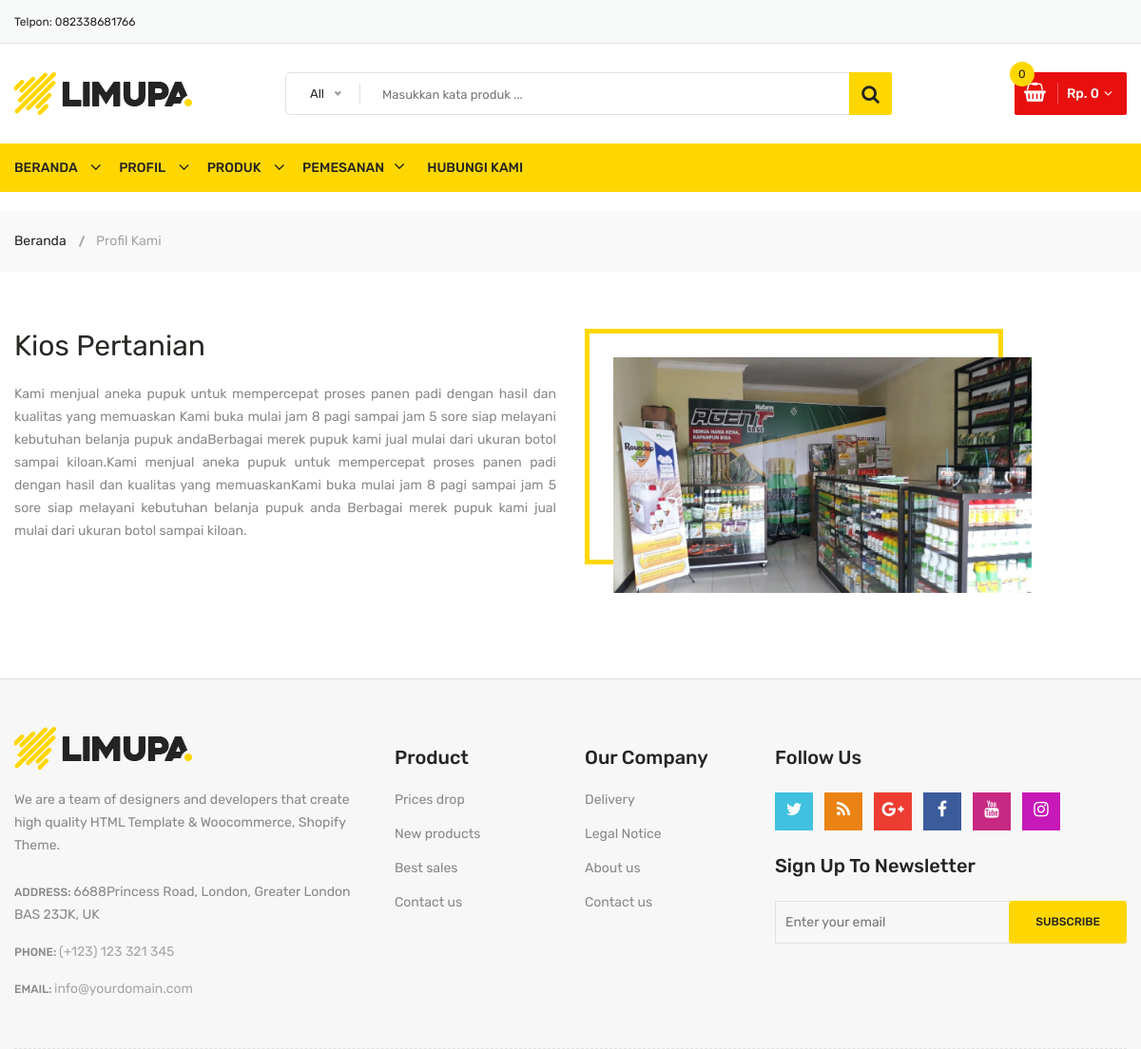
Screenshot of /profil-kami with the database file from the repository.
### handoyo/models.py (models this page shows)
class Statis(models.Model):
    alamat_kami = models.TextField(max_length=200, blank=False, null=True)
    telpon = models.CharField(max_length=200, blank=False, null=True)
    email = models.EmailField(max_length=200, blank=False, null=True)
    class Meta:
        verbose_name_plural ="Data Statis"

class Profil(models.Model):
    nama = models.CharField(max_length=200, blank=False, null=True)
    keterangan = RichTextField(blank=True, null=True)
    gambar = models.ImageField(upload_to='gambar/profil', blank=False, null=True, verbose_name="Gambar (1920 x 1200 pixel)")
    tanggal_upload= models.DateTimeField(auto_now_add=True, null=True)
    class Meta:
        verbose_name_plural ="Data Profil"

### handoyo/views.py (the view)
# urls.py: path('profil-kami', views.profil, name='profil'),
def profil(request):
    profil = Profil.objects.all().order_by('-id')[:1]
    context = {
        "judul": "Halaman Profil",
        "profil":profil,
    }
    return render(request, 'profil.html', context)

### handoyo/models.py (called while the page is built)
    @property
    def setelah_diskon(self):
        if self.diskon == 0 :
            nilai_diskon = self.harga
        else:
            jml = self.diskon / 100
            nilai_diskon = self.harga - (jml * self.harga)
        return nilai_diskon

### handoyo/views.py (called while the page is built)
def kategoriberanda(request):
    kategori = Kategori.objects.filter(aktif=True).order_by('-id')
    return {'kategori':kategori}

def modalberita(request):
    modalproduk = Produk.objects.order_by('-id')
    return {'modalproduk':modalproduk}

def statisweb(request):
    statis = Statis.objects.get(id=1)
    return {'statis':statis}

### werdicart/keranjang.py (called while the page is built)
    def __len__(self): # Menghitung quantity
        return sum(item['quantity'] for item in self.cart.values())

    def get_total_price(self): # Menghitung total Harga
        return sum(Decimal(item['price']) * item['quantity'] for item in
        self.cart.values())

### werdicart/konteks.py (called while the page is built)
def keranjang(request):
    return {'keranjang': Cart(request)}

### handoyo/templates/profil.html
{% extends "base.html" %}
{% load static %}
{% block content %}
<div class="breadcrumb-area">
    <div class="container">
        <div class="breadcrumb-content">
            <ul>
                <li><a href="{% url "beranda" %}">Beranda</a></li>
                <li class="active">Profil Kami</li>
            </ul>
        </div>
    </div>
</div>
<div class="about-us-wrapper pt-60 pb-40">
    <div class="container">
        {% for profil in profil %}
        <div class="row">
            <div class="col-lg-6 order-last order-lg-first">
                <div class="about-text-wrap">
                    <h2><span>{{profil.nama}}</span></h2>
                        <div class="text-justify">
                            <span>{{profil.keterangan|safe}} </span>
                        </div>
                </div>
            </div>
                <div class="col-lg-5 col-md-10">
                    <div class="about-image-wrap">
                        <img class="img-full" src="{{profil.gambar.url}}" alt="{{profil.nama}}" />
                    </div>
                </div>
        </div>
            {% empty %}
                <div class="row">
                    <div class="col-lg-12 order-last order-lg-first">
                        <div class="alert alert-danger">Porfil Belum diisi</div>
                    </div>
                </div>
        {% endfor %}
    </div>
</div>
{% endblock content %}

### templates/base.html (shortened to what this page needs)
{% load static %}
{% load humanize %}
<!doctype html>
<html class="no-js" lang="zxx">
<head>
        <link rel="stylesheet" href="{% static 'css/material-design-iconic-font.min.css' %}">
        <link rel="stylesheet" href="{% static 'css/font-awesome.min.css' %}">
        <link rel="stylesheet" href="{% static 'css/fontawesome-stars.css' %}">
        <link rel="stylesheet" href="{% static 'css/meanmenu.css' %}">
        <link rel="stylesheet" href="{% static 'css/owl.carousel.min.css' %}">
        <link rel="stylesheet" href="{% static 'css/slick.css' %}">
        <link rel="stylesheet" href="{% static 'css/animate.css' %}">
        <link rel="stylesheet" href="{% static 'css/jquery-ui.min.css' %}">
        <link rel="stylesheet" href="{% static 'css/venobox.css' %}">
        <link rel="stylesheet" href="{% static 'css/nice-select.css' %}">
        <link rel="stylesheet" href="{% static 'css/magnific-popup.css' %}">
        <link rel="stylesheet" href="{% static 'css/bootstrap.min.css' %}">
        <link rel="stylesheet" href="{% static 'css/helper.css' %}">
        <link rel="stylesheet" href="{% static 'style.css' %}">
        <link rel="stylesheet" href="{% static 'css/responsive.css' %}">
    </head>
    <body>
        <div class="body-wrapper">
            <header>
                <div class="header-top">
                    <div class="container">
                        <div class="row">
                            <div class="col-lg-3 col-md-4">
                                <div class="header-top-left">
                                    <ul class="phone-wrap">
                                        <li><span>Telpon:</span><a href="#"> {{statis.telpon}}</a></li>
                                    </ul>
                                </div>
                            </div>
                        </div>
                    </div>
                </div>
                <div class="header-middle pl-sm-0 pr-sm-0 pl-xs-0 pr-xs-0">
                    <div class="container">
                        <div class="row">
                            <div class="col-lg-3">
                                <div class="logo pb-sm-30 pb-xs-30">
                                    <a href="index.html">
                                        <img src="{% static 'images/menu/logo/1.jpg' %}" alt="">
                                    </a>
                                </div>
                            </div>
                            <div class="col-lg-9 pl-0 ml-sm-15 ml-xs-15">
                                <form action="{% url 'cari' %}" class="hm-searchbox" method="GET">
                                    <input type="text" name="kata" placeholder="Masukkan kata produk ...">
                                    <button class="li-btn" type="submit"><i class="fa fa-search"></i></button>
                                </form>
                                <div class="header-middle-right">
                                    <ul class="hm-menu">
                                        <li class="hm-minicart">
                                            <div class="hm-minicart-trigger">
                                                {% with totail_items=keranjang|length %}
                                                    {% if keranjang|length > 0 %}
                                                        <span class="item-icon"></span>
                                                        <span class="item-text">Rp. {{ keranjang.get_total_price |intcomma }}
                                                        <span class="cart-item-count"> {{ totail_items }}</span>
                                                    {% else %}
                                                        <span class="item-text">Rp. 0
                                                        <span class="cart-item-count"> 0 </span>
                                                        </span>
                                                    {% endif %}
                                                {% endwith %}
                                            </div>
                                        </li>
                                    </ul>
                                </div>
                            </div>
                        </div>
                    </div>
                </div>
                <div class="header-bottom header-sticky d-none d-lg-block">
                    <div class="container">
                        <div class="row">
                            <div class="col-lg-12">
                                <div class="hb-menu hb-menu-2 d-xl-block">
                                    {% include "navbar.html" %}
                                </div>
                            </div>
                        </div>
                    </div>
                </div>
            </header>
            {% block content %}
            {% endblock content %}
            <div class="footer">
                <div class="footer-static-middle">
                    <div class="container">
                        <div class="footer-logo-wrap pt-50 pb-35">
                            <div class="row">
                                <div class="col-lg-4 col-md-6">
                                    <div class="footer-logo">
                                        <img src="{% static 'images/menu/logo/1.jpg' %}" alt="Footer Logo">
                                        <p class="info">
                                            We are a team of designers and developers that create high quality HTML Template & Woocommerce, Shopify Theme.
                                        </p>
                                    </div>
                                    <ul class="des">
                                        <li>
                                            <span>Address: </span>
                                            6688Princess Road, London, Greater London BAS 23JK, UK
                                        </li>
                                        <li>
                                            <span>Phone: </span>
                                            <a href="#">(+123) 123 321 345</a>
                                        </li>
                                        <li>
                                            <span>Email: </span>
                                            <a href="mailto://info@yourdomain.com">info@yourdomain.com</a>
                                        </li>
                                    </ul>
                                </div>
                                <div class="col-lg-2 col-md-3 col-sm-6">
                                    <div class="footer-block">
                                        <h3 class="footer-block-title">Product</h3>
                                        <ul>
                                            <li><a href="#">Prices drop</a></li>
                                            <li><a href="#">New products</a></li>
                                            <li><a href="#">Best sales</a></li>
                                            <li><a href="#">Contact us</a></li>
                                        </ul>
                                    </div>
                                </div>
                                <div class="col-lg-2 col-md-3 col-sm-6">
                                    <div class="footer-block">
                                        <h3 class="footer-block-title">Our company</h3>
                                        <ul>
                                            <li><a href="#">Delivery</a></li>
                                            <li><a href="#">Legal Notice</a></li>
                                            <li><a href="#">About us</a></li>
                                            <li><a href="#">Contact us</a></li>
                                        </ul>
                                    </div>
                                </div>
                                <div class="col-lg-4">
                                    <div class="footer-block">
                                        <h3 class="footer-block-title">Follow Us</h3>
                                        <ul class="social-link">
                                            <li class="twitter">
                                                <a href="https://twitter.com/" data-toggle="tooltip" target="_blank" title="Twitter">
                                                    <i class="fa fa-twitter"></i>
                                                </a>
                                            </li>
                                            <li class="rss">
                                                <a href="https://rss.com/" data-toggle="tooltip" target="_blank" title="RSS">
                                                    <i class="fa fa-rss"></i>
                                                </a>
                                            </li>
                                            <li class="google-plus">
                                                <a href="https://www.plus.google.com/discover" data-toggle="tooltip" target="_blank" title="Google +">
                                                    <i class="fa fa-google-plus"></i>
                                                </a>
                                            </li>
                                            <li class="facebook">
                                                <a href="https://www.facebook.com/" data-toggle="tooltip" target="_blank" title="Facebook">
                                                    <i class="fa fa-facebook"></i>
                                                </a>
                                            </li>
                                            <li class="youtube">
                                                <a href="https://www.youtube.com/" data-toggle="tooltip" target="_blank" title="Youtube">
                                                    <i class="fa fa-youtube"></i>
                                                </a>
                                            </li>
                                            <li class="instagram">
                                                <a href="https://www.instagram.com/" data-toggle="tooltip" target="_blank" title="Instagram">
                                                    <i class="fa fa-instagram"></i>
                                                </a>
                                            </li>
                                        </ul>
                                    </div>
                                    <div class="footer-newsletter">
                                        <h4>Sign up to newsletter</h4>
                                        <form action="#" method="post" id="mc-embedded-subscribe-form" name="mc-embedded-subscribe-form" class="footer-subscribe-form validate" target="_blank" novalidate>
                                           <div id="mc_embed_signup_scroll">
                                              <div id="mc-form" class="mc-form subscribe-form form-group" >
                                                <input id="mc-email" type="email" autocomplete="off" placeholder="Enter your email" />
                                                <button  class="btn" id="mc-submit">Subscribe</button>
                                              </div>
                                           </div>
                                        </form>
                                    </div>
                                </div>
                            </div>
                        </div>
                    </div>
                </div>
            </div>
        </div>
    </body>
</html>

### templates/navbar.html (shortened to what this page needs)
<nav>
    <ul>
        <li class="dropdown-holder"><a href="{% url "beranda" %}">Beranda</a></li>
        <li class="dropdown-holder"><a href="{% url "profil" %}">Profil</a></li>
        <li class="dropdown-holder"><a href="#">Produk</a>
        </li>
        <li class="megamenu-static-holder"><a href="{% url 'cart_detail' %}">Pemesanan</a></li>
        <li class="dropdown-holder"><a href="{% url "kontak" %}">Hubungi Kami</a></li>
    </ul>
</nav>

### static/css/responsive.css (style rules this page uses)
@media (min-width: 1200px) and (max-width: 1500px) { .container { max-width: 1170px; padding-left: 0; padding-right: 0; } }

### rows the page displays
Statis: telpon "082338681766"
Profil: nama "Kios Pertanian", keterangan "Kami menjual aneka pupuk untuk mempercepat proses panen padi dengan hasil dan kualitas yang memuaskan Kami buka mulai jam 8 pagi sampai jam 5 sore siap melayani kebutuhan belanja pupuk andaBerbagai merek pupuk kami jual mulai dari ukuran botol sampai kiloan.Kami menjual aneka pupuk untuk mempercepat proses panen padi dengan hasil dan kualitas yang memuaskanKami buka mulai jam 8 pagi sampai jam 5 sore siap melayani kebutuhan belanja pupuk anda Berbagai merek pupuk kami jual mulai dari ukuran botol sampai kiloan.", gambar (picture)
